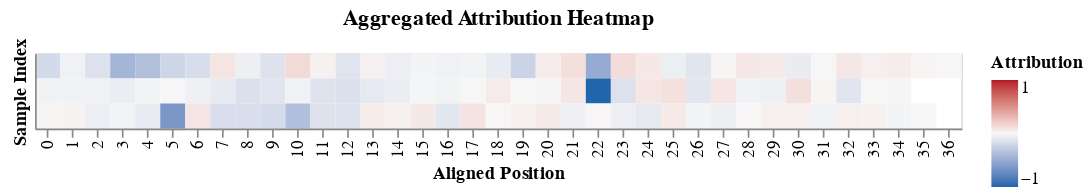

Here is the notebook cell this chart was saved with:
### Code cell
interpreter.plot_attributions()

### Figure 1 — Vega-Lite specification as saved in the notebook (floating-point values rounded to 4 significant figures)
{"config": {"view": {"continuousWidth": 300, "continuousHeight": 300}}, "data": {"name": "data-fedc872453836020f6684b3e8f275616"}, "mark": {"type": "rect"}, "encoding": {"color": {"field": "score", "legend": {"title": "Attribution"}, "scale": {"domain": [-0.7586, 0, 0.7586], "range": ["#2166ac", "#f7f7f7", "#b2182b"]}, "type": "quantitative"}, "x": {"axis": {"labels": true, "ticks": true}, "field": "position", "title": "Aligned Position", "type": "ordinal"}, "y": {"axis": {"labels": false, "ticks": false}, "field": "sample_index", "title": "Sample Index", "type": "ordinal"}}, "height": 45, "title": "Aggregated Attribution Heatmap", "width": 555, "$schema": "https://vega.github.io/schema/vega-lite/v5.20.1.json", "datasets": {"data-fedc872453836020f6684b3e8f275616": [{"position": 0, "sample_index": 0, "score": -0.1418}, {"position": 0, "sample_index": 1, "score": -0.02601}, {"position": 0, "sample_index": 2, "score": 0.009415}, {"position": 1, "sample_index": 0, "score": -0.02773}, {"position": 1, "sample_index": 1, "score": -0.02563}, {"position": 1, "sample_index": 2, "score": 0.01577}, {"position": 2, "sample_index": 0, "score": -0.1082}, {"position": 2, "sample_index": 1, "score": -0.02684}, {"position": 2, "sample_index": 2, "score": -0.044}, {"position": 3, "sample_index": 0, "score": -0.3263}, {"position": 3, "sample_index": 1, "score": -0.0484}, {"position": 3, "sample_index": 2, "score": -0.02103}, {"position": 4, "sample_index": 0, "score": -0.2716}, {"position": 4, "sample_index": 1, "score": -0.01694}, {"position": 4, "sample_index": 2, "score": -0.05566}, {"position": 5, "sample_index": 0, "score": -0.1638}, {"position": 5, "sample_index": 1, "score": -0.005591}, {"position": 5, "sample_index": 2, "score": -0.4897}, {"position": 6, "sample_index": 0, "score": -0.1275}, {"position": 6, "sample_index": 1, "score": -0.035}, {"position": 6, "sample_index": 2, "score": 0.06493}, {"position": 7, "sample_index": 0, "score": 0.06628}, {"position": 7, "sample_index": 1, "score": -0.06098}, {"position": 7, "sample_index": 2, "score": -0.1203}, {"position": 8, "sample_index": 0, "score": -0.03878}, {"position": 8, "sample_index": 1, "score": -0.1117}, {"position": 8, "sample_index": 2, "score": -0.124}, {"position": 9, "sample_index": 0, "score": -0.1031}, {"position": 9, "sample_index": 1, "score": -0.09198}, {"position": 9, "sample_index": 2, "score": -0.1369}, {"position": 10, "sample_index": 0, "score": 0.1088}, {"position": 10, "sample_index": 1, "score": -0.03103}, {"position": 10, "sample_index": 2, "score": -0.2798}, {"position": 11, "sample_index": 0, "score": 0.02706}, {"position": 11, "sample_index": 1, "score": -0.09519}, {"position": 11, "sample_index": 2, "score": -0.1033}, {"position": 12, "sample_index": 0, "score": -0.09214}, {"position": 12, "sample_index": 1, "score": -0.1129}, {"position": 12, "sample_index": 2, "score": -0.1053}, {"position": 13, "sample_index": 0, "score": 0.02293}, {"position": 13, "sample_index": 1, "score": -0.06578}, {"position": 13, "sample_index": 2, "score": 0.04226}, {"position": 14, "sample_index": 0, "score": -0.04164}, {"position": 14, "sample_index": 1, "score": -0.04839}, {"position": 14, "sample_index": 2, "score": 0.0228}, {"position": 15, "sample_index": 0, "score": -0.01428}, {"position": 15, "sample_index": 1, "score": -0.01005}, {"position": 15, "sample_index": 2, "score": 0.05001}, {"position": 16, "sample_index": 0, "score": -0.02785}, {"position": 16, "sample_index": 1, "score": -0.01912}, {"position": 16, "sample_index": 2, "score": -0.08374}, {"position": 17, "sample_index": 0, "score": -0.02104}, {"position": 17, "sample_index": 1, "score": -0.005779}, {"position": 17, "sample_index": 2, "score": 0.07467}, {"position": 18, "sample_index": 0, "score": -0.05732}, {"position": 18, "sample_index": 1, "score": 0.04236}, {"position": 18, "sample_index": 2, "score": 0.00685}, {"position": 19, "sample_index": 0, "score": -0.174}, {"position": 19, "sample_index": 1, "score": -0.004672}, {"position": 19, "sample_index": 2, "score": 0.02527}, {"position": 20, "sample_index": 0, "score": 0.04135}, {"position": 20, "sample_index": 1, "score": -0.007919}, {"position": 20, "sample_index": 2, "score": 0.049}, {"position": 21, "sample_index": 0, "score": 0.08977}, {"position": 21, "sample_index": 1, "score": 0.06365}, {"position": 21, "sample_index": 2, "score": -0.03442}, {"position": 22, "sample_index": 0, "score": -0.3805}, {"position": 22, "sample_index": 1, "score": -0.7586}, {"position": 22, "sample_index": 2, "score": 0.005538}, {"position": 23, "sample_index": 0, "score": 0.09933}, {"position": 23, "sample_index": 1, "score": -0.1059}, {"position": 23, "sample_index": 2, "score": -0.04179}, {"position": 24, "sample_index": 0, "score": 0.05382}, {"position": 24, "sample_index": 1, "score": 0.06336}, {"position": 24, "sample_index": 2, "score": -0.06706}, {"position": 25, "sample_index": 0, "score": -0.04545}, {"position": 25, "sample_index": 1, "score": 0.08265}, {"position": 25, "sample_index": 2, "score": 0.04914}, {"position": 26, "sample_index": 0, "score": -0.08823}, {"position": 26, "sample_index": 1, "score": -0.08271}, {"position": 26, "sample_index": 2, "score": -0.0166}, {"position": 27, "sample_index": 0, "score": 0.008295}, {"position": 27, "sample_index": 1, "score": 0.06238}, {"position": 27, "sample_index": 2, "score": -0.03721}, {"position": 28, "sample_index": 0, "score": 0.06074}, {"position": 28, "sample_index": 1, "score": -0.02466}, {"position": 28, "sample_index": 2, "score": 0.008182}, {"position": 29, "sample_index": 0, "score": 0.04836}, {"position": 29, "sample_index": 1, "score": -0.03179}, {"position": 29, "sample_index": 2, "score": 0.02866}, {"position": 30, "sample_index": 0, "score": -0.05293}, {"position": 30, "sample_index": 1, "score": 0.08939}, {"position": 30, "sample_index": 2, "score": 0.02935}, {"position": 31, "sample_index": 0, "score": 0.002655}, {"position": 31, "sample_index": 1, "score": 0.01195}, {"position": 31, "sample_index": 2, "score": -0.02327}, {"position": 32, "sample_index": 0, "score": 0.05887}, {"position": 32, "sample_index": 1, "score": -0.08671}, {"position": 32, "sample_index": 2, "score": 0.0292}, {"position": 33, "sample_index": 0, "score": 0.02818}, {"position": 33, "sample_index": 1, "score": -0.00568}, {"position": 33, "sample_index": 2, "score": 0.02527}, {"position": 34, "sample_index": 0, "score": 0.04012}, {"position": 34, "sample_index": 1, "score": -0.008217}, {"position": 34, "sample_index": 2, "score": -0.0165}, {"position": 35, "sample_index": 0, "score": 0.01166}, {"position": 35, "sample_index": 1, "score": null}, {"position": 35, "sample_index": 2, "score": -0.004397}, {"position": 36, "sample_index": 0, "score": -0.0002397}, {"position": 36, "sample_index": 1, "score": null}, {"position": 36, "sample_index": 2, "score": null}]}}
